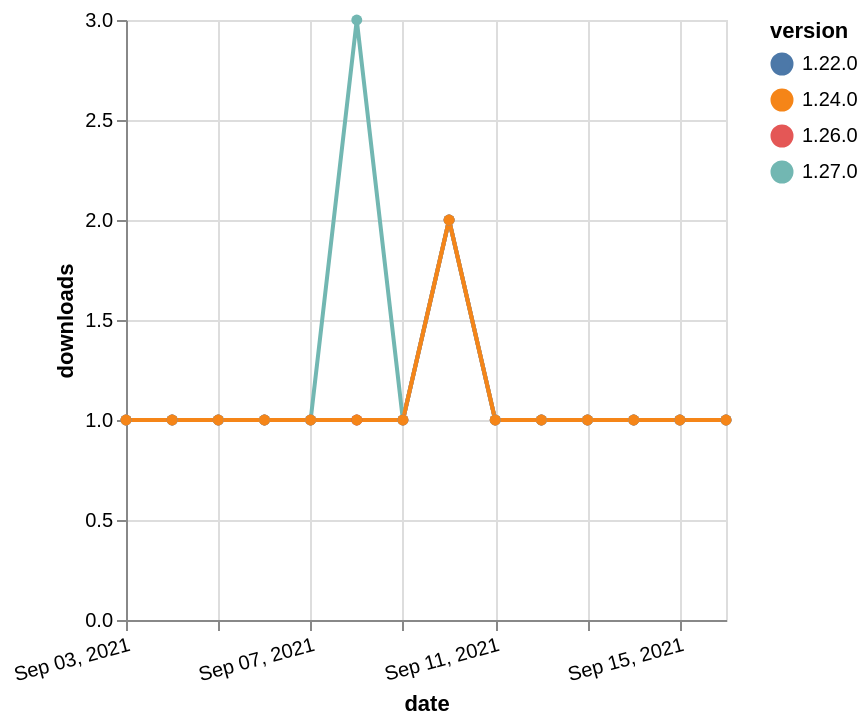

Vega-Lite specification for this chart:
### Vega-Lite specification from a JSON file in a GitHub repository (floating-point values rounded to 4 significant figures)
{"$schema": "https://vega.github.io/schema/vega-lite/v5.json", "description": "A simple bar chart with embedded data.", "data": {"values": [{"date": "2021-09-03", "total": 240, "delta": 1, "version": "1.22.0"}, {"date": "2021-09-04", "total": 241, "delta": 1, "version": "1.22.0"}, {"date": "2021-09-05", "total": 242, "delta": 1, "version": "1.22.0"}, {"date": "2021-09-06", "total": 243, "delta": 1, "version": "1.22.0"}, {"date": "2021-09-07", "total": 244, "delta": 1, "version": "1.22.0"}, {"date": "2021-09-08", "total": 245, "delta": 1, "version": "1.22.0"}, {"date": "2021-09-09", "total": 246, "delta": 1, "version": "1.22.0"}, {"date": "2021-09-10", "total": 248, "delta": 2, "version": "1.22.0"}, {"date": "2021-09-11", "total": 249, "delta": 1, "version": "1.22.0"}, {"date": "2021-09-12", "total": 250, "delta": 1, "version": "1.22.0"}, {"date": "2021-09-13", "total": 251, "delta": 1, "version": "1.22.0"}, {"date": "2021-09-14", "total": 252, "delta": 1, "version": "1.22.0"}, {"date": "2021-09-15", "total": 253, "delta": 1, "version": "1.22.0"}, {"date": "2021-09-16", "total": 254, "delta": 1, "version": "1.22.0"}, {"date": "2021-09-03", "total": 192, "delta": 1, "version": "1.26.0"}, {"date": "2021-09-04", "total": 193, "delta": 1, "version": "1.26.0"}, {"date": "2021-09-05", "total": 194, "delta": 1, "version": "1.26.0"}, {"date": "2021-09-06", "total": 195, "delta": 1, "version": "1.26.0"}, {"date": "2021-09-07", "total": 196, "delta": 1, "version": "1.26.0"}, {"date": "2021-09-08", "total": 197, "delta": 1, "version": "1.26.0"}, {"date": "2021-09-09", "total": 198, "delta": 1, "version": "1.26.0"}, {"date": "2021-09-10", "total": 200, "delta": 2, "version": "1.26.0"}, {"date": "2021-09-11", "total": 201, "delta": 1, "version": "1.26.0"}, {"date": "2021-09-12", "total": 202, "delta": 1, "version": "1.26.0"}, {"date": "2021-09-13", "total": 203, "delta": 1, "version": "1.26.0"}, {"date": "2021-09-14", "total": 204, "delta": 1, "version": "1.26.0"}, {"date": "2021-09-15", "total": 205, "delta": 1, "version": "1.26.0"}, {"date": "2021-09-16", "total": 206, "delta": 1, "version": "1.26.0"}, {"date": "2021-09-03", "total": 162, "delta": 1, "version": "1.27.0"}, {"date": "2021-09-04", "total": 163, "delta": 1, "version": "1.27.0"}, {"date": "2021-09-05", "total": 164, "delta": 1, "version": "1.27.0"}, {"date": "2021-09-06", "total": 165, "delta": 1, "version": "1.27.0"}, {"date": "2021-09-07", "total": 166, "delta": 1, "version": "1.27.0"}, {"date": "2021-09-08", "total": 169, "delta": 3, "version": "1.27.0"}, {"date": "2021-09-09", "total": 170, "delta": 1, "version": "1.27.0"}, {"date": "2021-09-10", "total": 172, "delta": 2, "version": "1.27.0"}, {"date": "2021-09-11", "total": 173, "delta": 1, "version": "1.27.0"}, {"date": "2021-09-12", "total": 174, "delta": 1, "version": "1.27.0"}, {"date": "2021-09-13", "total": 175, "delta": 1, "version": "1.27.0"}, {"date": "2021-09-14", "total": 176, "delta": 1, "version": "1.27.0"}, {"date": "2021-09-15", "total": 177, "delta": 1, "version": "1.27.0"}, {"date": "2021-09-16", "total": 178, "delta": 1, "version": "1.27.0"}, {"date": "2021-09-03", "total": 206, "delta": 1, "version": "1.24.0"}, {"date": "2021-09-04", "total": 207, "delta": 1, "version": "1.24.0"}, {"date": "2021-09-05", "total": 208, "delta": 1, "version": "1.24.0"}, {"date": "2021-09-06", "total": 209, "delta": 1, "version": "1.24.0"}, {"date": "2021-09-07", "total": 210, "delta": 1, "version": "1.24.0"}, {"date": "2021-09-08", "total": 211, "delta": 1, "version": "1.24.0"}, {"date": "2021-09-09", "total": 212, "delta": 1, "version": "1.24.0"}, {"date": "2021-09-10", "total": 214, "delta": 2, "version": "1.24.0"}, {"date": "2021-09-11", "total": 215, "delta": 1, "version": "1.24.0"}, {"date": "2021-09-12", "total": 216, "delta": 1, "version": "1.24.0"}, {"date": "2021-09-13", "total": 217, "delta": 1, "version": "1.24.0"}, {"date": "2021-09-14", "total": 218, "delta": 1, "version": "1.24.0"}, {"date": "2021-09-15", "total": 219, "delta": 1, "version": "1.24.0"}, {"date": "2021-09-16", "total": 220, "delta": 1, "version": "1.24.0"}]}, "width": "container", "mark": {"type": "line", "point": {"filled": true}}, "encoding": {"x": {"field": "date", "type": "temporal", "timeUnit": "yearmonthdate", "title": "date", "axis": {"labelAngle": -15}}, "y": {"field": "delta", "type": "quantitative", "title": "downloads"}, "color": {"field": "version", "type": "nominal"}, "tooltip": {"field": "delta"}}}
